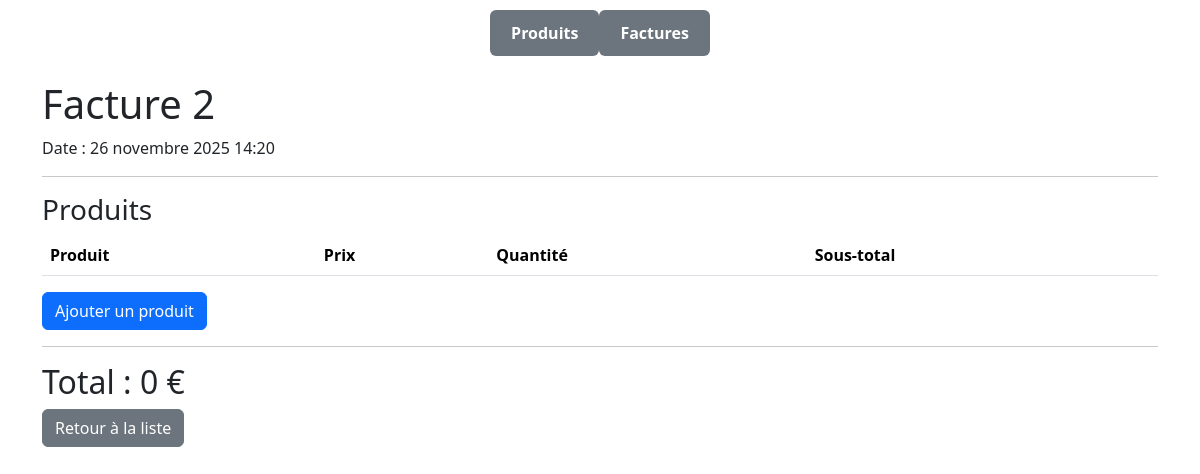
Screenshot of /invoices/2/ with the database file from the repository.
### apps/invoices/models.py (models this page shows, shortened)
class Invoice(models.Model):
    number = models.CharField(max_length=20, unique=True)
    created_at = models.DateTimeField(default=timezone.now)
    @property
    def total(self):
        return sum(item.subtotal for item in self.items.all())

### apps/invoices/views.py (the view)
# urls.py: path("<int:pk>/", views.InvoiceDetailView.as_view(), name="detail"),
class InvoiceDetailView(DetailView):
    model = Invoice
    template_name = "invoices/detail.html"

### templates/invoices/detail.html (shortened to what this page needs)
{% extends "base.html" %} {% block content %}
<h1>Facture {{ object.number }}</h1>
<p>Date : {{ object.created_at }}</p>
<hr />
<h3>Produits</h3>
<table class="table">
  <thead>
    <tr>
      <th>Produit</th>
      <th>Prix</th>
      <th>Quantité</th>
      <th>Sous-total</th>
    </tr>
  </thead>
</table>
<a href="{% url 'invoices:add_item' object.pk %}" class="btn btn-primary"
  >Ajouter un produit</a
>
<hr />
<h2>Total : {{ object.total }} €</h2>
<a href="{% url 'invoices:list' %}" class="btn btn-secondary">
    Retour à la liste
</a>
{% endblock %}

### rows the page displays
Invoice: number "2", created_at "26 novembre 2025 14:20", total "0"
